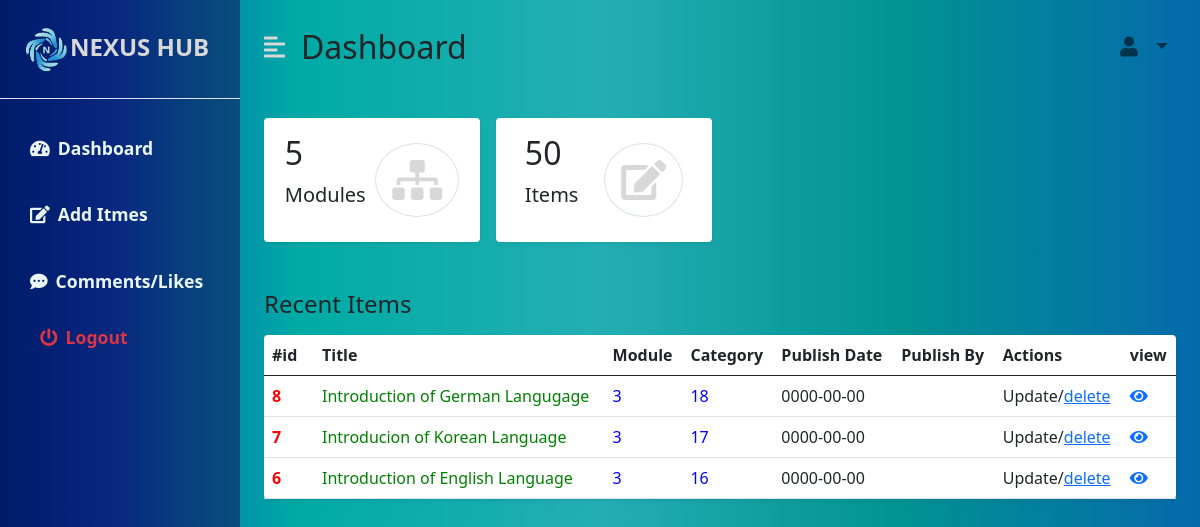
/dashboard.php, run on an earlier commit of the app's database.
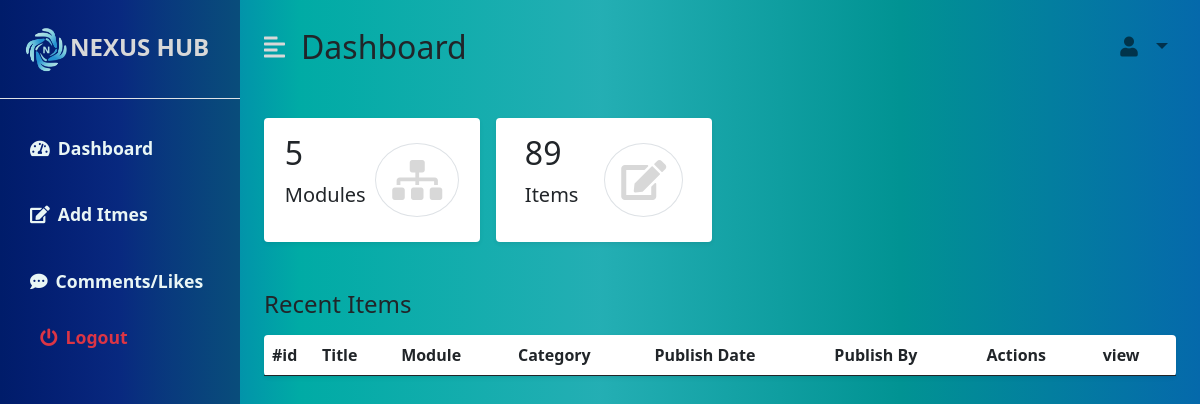
And on a later commit of the database.
### tables this page shows
CREATE TABLE `item` (
  `id` int(20) NOT NULL,
  `title` varchar(50) NOT NULL,
  `description` text NOT NULL,
  `content` text NOT NULL,
  `photopath` text NOT NULL,
  `videopath` text NOT NULL,
  `test_link` text NOT NULL,
  `publish_by` text NOT NULL,
  `publish_date` date NOT NULL,
  `module_id` int(11) NOT NULL,
  `category` int(50) NOT NULL,
  `keywords` varchar(50) NOT NULL,
  `time` time NOT NULL
);

### database/db.php (called while the page is built, shortened)
<?php
class DB
{
    public $sname = "localhost";
    public $uname = "root";
    public $password = "";
    public $db_name = "nexushub";
    public $conn;
    function connect_DB()
    {
        $this->conn = mysqli_connect($this->sname, $this->uname, $this->password, $this->db_name);
        return true;
    }
    function fetchData($query)
    {
        $result = mysqli_query($this->conn, $query);
        $ldata = [];
        while ($row = mysqli_fetch_array($result)) {
            array_push($ldata, $row);
        }
        return $ldata;
    }
    function fetch_all_user_items($uname)
    {
        if ($this->connect_DB()) {
            $query = "SELECT * FROM `item` WHERE `publish_by`='$uname' ORDER BY `id` desc";
            return $this->fetchData($query);
        }
    }
    function count_rows_table($tb_name)
    {
        if ($this->connect_DB()) {
            $query = "SELECT count(*) FROM `$tb_name`";
            return $this->fetchData($query);
        }
    }
}

### dashboard.php (the view)
<?php
include './layouts/top.php';
?>
<div class="container-fluid px-4">
    <div class="row g-3 my-2">
        <div class="col-md-3">
            <div class="p-3 bg-white shadow-sm d-flex justify-content-around align-items-center rounded">
                <div>
                    <h3 class="fs-2">
                        <?php
                          include './database/db.php';
                          $db = new DB();
                            $count_no=$db->count_rows_table("modules") ;
                            foreach($count_no as $cn)
                            {
                                echo $cn[0];
                            }
                        ?>
                    </h3>
                    <p class="fs-5">Modules</p>
                </div>
                <i class="fas fa-sitemap fs-1 primary-text border rounded-full secondary-bg p-3"></i>
            </div>
        </div>
        <div class="col-md-3">
            <div class="p-3 bg-white shadow-sm d-flex justify-content-around align-items-center rounded">
                <div>
                    <h3 class="fs-2">
                        <?php
                    $count_no=$db->count_rows_table("item") ;
                            foreach($count_no as $cn)
                            {
                                echo $cn[0];
                            }
                            ?>
                    </h3>
                    <p class="fs-5">Items</p>
                </div>
                <i class="fas fa-edit fs-1 primary-text border rounded-full secondary-bg p-3"></i>
            </div>
        </div>
    </div>
    <div class="row my-5">
        <h3 class="fs-4 mb-3">Recent Items</h3>
        <div class="col">
            <table class="table bg-white rounded shadow-sm  table-hover">
                <thead>
                    <tr>
                        <th scope="col" width="50">#id</th>
                        <th scope="col">Title</th>
                        <th scope="col">Module</th>
                        <th scope="col">Category</th>
                        <th scope="col">Publish Date</th>
                        <th scope="col">Publish By</th>
                        <th scope="col">Actions</th>
                        <th scope="col">view</th>
                    </tr>
                </thead>
                <tbody>
                <?php
                $items = $db->fetch_all_user_items($uname);
                foreach ($items as $item) {
                    echo "
                    <tr>
                        <th scope='row' style='color:red;'>".$item["id"]."</th>
                        <td  style='color:green;'>".$item["title"]."</td>
                        <td  style='color:blue;'>".$item["module_id"]."</td>
                        <td  style='color:blue;'>".$item["category"]."</td>
                        <td>".$item["publish_date"]."</td>
                        <td>".$item["publish_by"]."</td>
                        <td>Update/<a href='delete-item.php?id=".$item["id"]."'>delete</td>
                        <td>
                            <a href='#'> <i class='fas fa-eye'></i>
                             </a>
                        </td>
                    </tr> ";
                     } ?>
                </tbody>
            </table>
        </div>
    </div>
</div>
</div>
<?php
include './layouts/bottom.php';
?>

### layouts/top.php (shortened to what this page needs)
<?php
$uname= $_SESSION['username'];
?>
    <!DOCTYPE html>
    <html lang="en">
    <head>
        <link href="https://cdn.jsdelivr.net/npm/bootstrap@5.0.0-beta3/dist/css/bootstrap.min.css" rel="stylesheet" />
        <link rel="stylesheet" href="https://cdnjs.cloudflare.com/ajax/libs/font-awesome/5.15.3/css/all.min.css" />
        <link rel="stylesheet" href="css/dashboard.css" />
    </head>
    <body>
<div class="d-flex" id="wrapper">
    <div class=" sidebar " id="sidebar-wrapper">
        <div class="sidebar-heading  py-4 primary-text fs-4 fw-bold text-uppercase border-bottom"><img src="images/logo.png" alt="" srcset="" width="50px" height="50px">NEXUS HUB</div>
        <div class="list-group list-group-flush my-3">
            <a href="dashboard.php" class="list-group-item list-group-item-action bg-transparent second-text fw-bold">
                <i class="fas fa-tachometer-alt me-2"></i>Dashboard</a>
            <a href="additem.php" class="list-group-item list-group-item-action bg-transparent second-text fw-bold"><i class="fas fa-edit me-2"></i>Add Itmes</a>
            <a href="#" class="list-group-item list-group-item-action bg-transparent second-text fw-bold"><i class="fas fa-comment-dots me-2"></i>Comments/Likes</a>
            <a href="logout.php" class="list-group-item align-bottom list-group-item-action bg-transparent text-danger logout fw-bold"><i class="fas fa-power-off me-2"></i>Logout</a>
        </div>
    </div>
    <div id="page-content-wrapper">
        <nav class="navbar navbar-expand-lg navbar-light bg-transparent py-4 px-4">
            <div class="d-flex align-items-center">
                <i class="fas fa-align-left primary-text fs-4 me-3" id="menu-toggle"></i>
                <h2 class="fs-2 m-0">Dashboard</h2>
            </div>
            <div class="collapse navbar-collapse" id="navbarSupportedContent">
                <ul class="navbar-nav ms-auto mb-2 mb-lg-0">
                    <div class="options">
                        <li class="nav-item dropdown fs-5">
                            <a class="nav-link dropdown-toggle second-text fw-bold " href="#" id="navbarDropdown" role="button" data-bs-toggle="dropdown" aria-expanded="false">
                                <i class="fas fa-user me-2"></i>
                            </a>
                    </div>
                </ul>
            </div>
        </nav>

### layouts/bottom.php (shortened to what this page needs)
</div>
    </body>
    </html>

### css/dashboard.css (style rules this page uses)
:root { --main-bg-color: #1b193c; --main-text-color: #d8d8d8; --second-text-color: #e9f6f5; --second-bg-color: linear-gradient( to right, #a1b8fa, #83a4ff, #02a2a8dd, #019393, #0569ab ) ,transparent 50%; }
.primary-text { color: var(--main-text-color); }
.second-text { color: var(--second-text-color); }
.secondary-bg { background-color: var(--second-bg-color); }
.rounded-full { border-radius: 100%; }
#wrapper { overflow-x: hidden; background: linear-gradient( to right, #0637bd, #00aba5, #02a2a8dd, #019393, #0569ab ); }
#sidebar-wrapper { min-height: 100vh; margin-left: -15rem; -webkit-transition: margin 0.25s ease-out; -moz-transition: margin 0.25s ease-out; -o-transition: margin 0.25s ease-out; transition: margin 0.25s ease-out; background:linear-gradient( to right, #001c6a, #091e76d8, #094d7b ); scroll-behavior: smooth; }
#sidebar-wrapper .sidebar-heading { padding: 0.875rem 1.25rem; font-size: 1.2rem; }
#sidebar-wrapper .list-group { width: 15rem; font-size: 1.1rem; }
#page-content-wrapper { min-width: 100vw; }
#menu-toggle { cursor: pointer; }
.list-group-item { border: none; padding: 20px 30px; }
@media (min-width: 768px) { #sidebar-wrapper { margin-left: 0; } }
@media (min-width: 768px) { #page-content-wrapper { min-width: 0; width: 100%; } }
.logout { bottom: 10px; top: auto; left: 10px; }

What changed in the data, as far as the page shows it:
no longer on this page (row edited): item: id "8", title "Introduction of German Langugage", module "3", category "18", publish_date "0000-00-00"
no longer on this page (row edited): item: id "7", title "Introducion of Korean Language", module "3", category "17", publish_date "0000-00-00"
no longer on this page (row edited): item: id "6", title "Introduction of English Language", module "3", category "16", publish_date "0000-00-00"
Also different on the page:
new list line: "89"
list line gone: "50"
